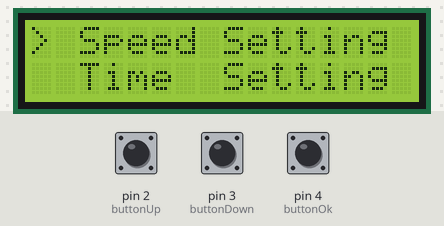
The sketch below on a simulated Arduino Uno, built with avr-gcc and run on an emulated ATmega328P. Parts: 16×2 character LCD. The test bench sets the inputs (shaded band); at power-on: pin 2 (buttonUp) LOW, pin 4 (buttonOk) LOW, pin 3 (buttonDown) LOW.

Above: at 1.2 s.
1.3 s: pin 2 (buttonUp) pulled HIGH for 0.15 s
At 2.0 s:
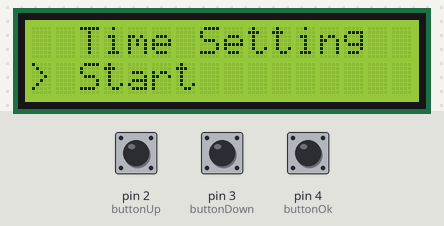
2.9 s: pin 2 (buttonUp) pulled HIGH for 1 s
At 3.2 s:
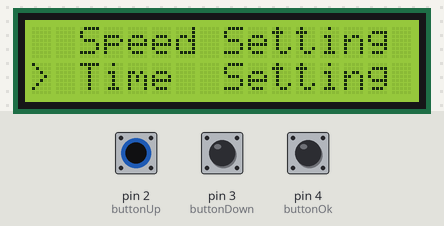
5.4 s: pin 4 (buttonOk) pulled HIGH for 0.15 s
At 6.2 s:
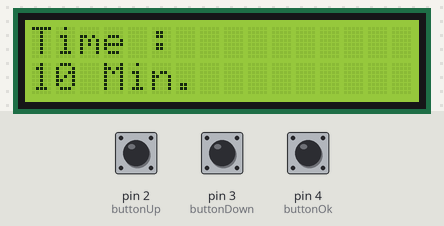
7.0 s: pin 3 (buttonDown) pulled HIGH for 0.15 s
At 7.4 s:
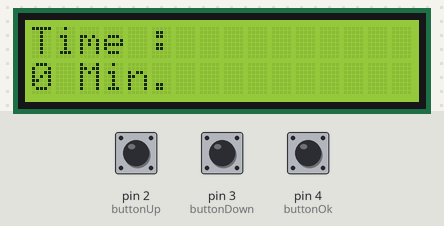
8.6 s: pin 4 (buttonOk) pulled HIGH for 1 s
At 9.9 s:
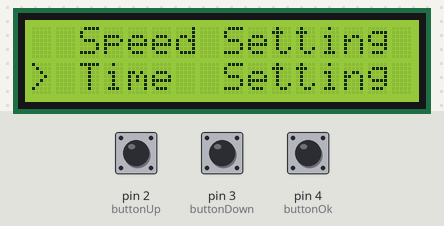
11.1 s: pin 4 (buttonOk) pulled HIGH for 3.2 s
At 11.7 s:
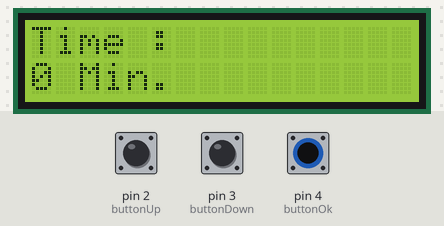
Timing chart, 0 to 14.1 s (numbered marks = the images above; inputs shaded):
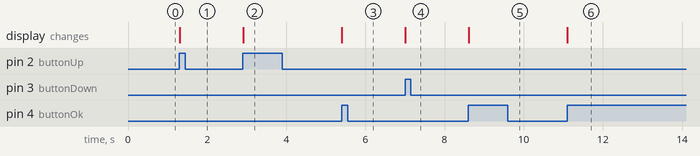

The sketch:

Interface_Of_Project.ino
```cpp
//Adding LiquidCrystal.h library for use of 2X16 LCD
#include <LiquidCrystal.h>

//Defining LCD pins and parameters
const int rs = 12, en = 11, d4 = 5, d5 = 6, d6 = 7, d7 = 8;
LiquidCrystal lcd(rs, en, d4, d5, d6, d7);

//Defining button pins
int buttonUp = 2;
int buttonDown = 3;
int buttonOk = 4;

//Variables to save user-entered speed and time data
int rpm = 100;
int time = 10;

//Defining flag variable for OK button and menu variable
int menu = 1;
int buttonOkFlag = 0;

void setup() {

//Setup Of Buttons
  pinMode(buttonUp,INPUT);
  pinMode(buttonDown,INPUT);
  pinMode(buttonOk,INPUT);

// Setup Of 2x16 LCD
  lcd.begin(16,2);

//For start with Main Menu
  menuMain();

}

void loop() {

buttonUpFunc();
buttonDownFunc();
buttonOkFunc();


}

void menuMain(){

//This function is used to select submenus in the main menu according to the pressed buttons.

  switch(menu){

  case 0:

  menu = 3;
  lcd.clear();
  menuMain();
  break;

  case 1:

  lcd.clear();
  lcd.print("> Speed Setting");
  lcd.setCursor(0,1);
  lcd.print("  Time  Setting");
  break;

  case 2:

  lcd.clear();
  lcd.print("  Speed Setting");
  lcd.setCursor(0,1);
  lcd.print("> Time  Setting");
  break;

  case 3:

  lcd.clear();
  lcd.print("  Time Setting");
  lcd.setCursor(0,1);
  lcd.print("> Start");
  break;

  case 4:

  menu = 1;
  lcd.clear();
  menuMain();
  break;

}

}

void menuExcuaction(){

//Allows access in submenus

  switch(menu){

    case 1:

    menuSpeedSetting();
    break;

    case 2:

    menuTimeSetting();
    break;

  }
}

void menuSpeedSetting(){

//Text and values to be displayed in the speed menu on the LCD screen

    lcd.clear();
    lcd.print("Speed :");
    lcd.setCursor(0,1);
    lcd.print(rpm);
    lcd.print(" RPM");

}

void menuTimeSetting(){

//Text and values to be displayed in the time menu on the LCD screen

  lcd.clear();
  lcd.print("Time :");
  lcd.setCursor(0,1);
  lcd.print(time);
  lcd.print(" Min.");


}

void downRpm(){

// Allows to lower the rpm

    if(rpm <= 700 && rpm >= 100){

      rpm -= 100;

    }

    else if(rpm < 0){

      rpm = 0;

    }

}

void upRpm(){

//Allows to upper the rpm

    if(rpm < 700){

      rpm += 100;

    }
}

void downTime(){

//Allows to lower the time

    if(time <=60 && time >= 10){

      time -= 10;

    }

    else if(time < 0){

      time = 0;

    }
}

void upTime(){

//Allows to upper the time

      if(time < 60){

      time += 10;

    }
}

void buttonUpFunc(){

//By changing the menu variable of the upper button, the user selects the submenus in the main menu and calls the function that increases the time or speed variables in the submenus.

  if(digitalRead(buttonUp) == HIGH){


    if(buttonOkFlag == 0){

        menu --;
        menuMain();

    }

    else if(buttonOkFlag == 1 && menu == 1){

        upRpm();
        menuExcuaction();

    }

    else if(buttonOkFlag == 1 && menu == 2){

        upTime();
        menuExcuaction();

    }

    while(digitalRead(buttonUp) == HIGH);

  }
}

void buttonDownFunc(){

//By changing the menu variable of the sub-button, it calls the function that increases the time or speed variables in the submenus, allowing the user to select sub-menus in the main menu.

  if(digitalRead(buttonDown) == HIGH){

    if(buttonOkFlag == 0){

      menu ++;
      menuMain();

    }

    else if(buttonOkFlag == 1 && menu  == 1){

      downRpm();
      menuExcuaction();

    }

    else if(buttonOkFlag == 1 && menu == 2){

      downTime();
      menuExcuaction();

    }

    while(digitalRead(buttonDown) == HIGH);

  }

}

void buttonOkFunc(){

//Changing the ok button's flag allows to enter or exit submenus

  if(digitalRead(buttonOk) == HIGH){


    if(buttonOkFlag == 0){

    buttonOkFlag = 1;
    menuExcuaction();

    }
    else{

      buttonOkFlag = 0;
      menuMain();

    }
    while(digitalRead(buttonOk) == HIGH);

  }
}
```

Measured:
- after the input at 1.3 s, the display: changes at once (image 1)
- after the input at 2.9 s, the display: changes at once (image 2)
- after the input at 5.4 s, the display: changes at once (image 3)
- after the input at 7.0 s, the display: changes at once (image 4)
- after the input at 8.6 s, the display: changes at once (image 5)
- after the input at 11.1 s, the display: changes at once (image 6)
